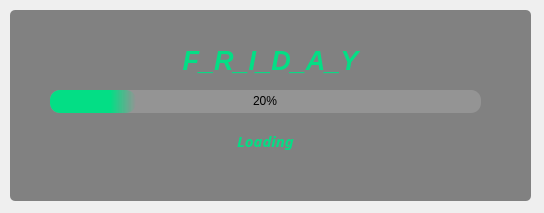
<?xml version="1.0" encoding="UTF-8"?>
<ui version="4.0">
 <class>SplashScreen</class>
 <widget class="QMainWindow" name="SplashScreen">
  <property name="geometry">
   <rect>
    <x>0</x>
    <y>0</y>
    <width>544</width>
    <height>213</height>
   </rect>
  </property>
  <property name="windowTitle">
   <string>MainWindow</string>
  </property>
  <widget class="QWidget" name="centralwidget">
   <widget class="QFrame" name="frame">
    <property name="geometry">
     <rect>
      <x>10</x>
      <y>10</y>
      <width>521</width>
      <height>191</height>
     </rect>
    </property>
    <property name="styleSheet">
     <string notr="true">QFrame{
background-color: rgba(91, 91, 91,190);
border-radius: 5px;
}</string>
    </property>
    <property name="frameShape">
     <enum>QFrame::NoFrame</enum>
    </property>
    <property name="frameShadow">
     <enum>QFrame::Raised</enum>
    </property>
    <widget class="QProgressBar" name="progressBar">
     <property name="geometry">
      <rect>
       <x>40</x>
       <y>80</y>
       <width>431</width>
       <height>23</height>
      </rect>
     </property>
     <property name="styleSheet">
      <string notr="true">QProgressBar{
background-color: rgb(148, 148, 148);
colour:rgba(255, 255, 255,100);
border-style: none;
text-allign: center;
border-radius: 10px;
}
QProgressBar::chunk{
background-color:qlineargradient(spread:pad, x1:0, y1:0, x2:1, y2:0, stop:0.703839 rgba(3, 222, 133, 255), stop:1 rgba(255, 255, 255, 0));
border-radius: 10px;
}</string>
     </property>
     <property name="value">
      <number>20</number>
     </property>
     <property name="alignment">
      <set>Qt::AlignCenter</set>
     </property>
    </widget>
    <widget class="QLabel" name="label_2">
     <property name="geometry">
      <rect>
       <x>150</x>
       <y>120</y>
       <width>211</width>
       <height>21</height>
      </rect>
     </property>
     <property name="font">
      <font>
       <family>OCR A Extended</family>
       <pointsize>11</pointsize>
       <weight>75</weight>
       <italic>true</italic>
       <bold>true</bold>
       <underline>false</underline>
      </font>
     </property>
     <property name="styleSheet">
      <string notr="true">QLabel{
background-color: rgba(91, 91, 91,0);
color:rgb(3, 222, 133)
}</string>
     </property>
     <property name="text">
      <string>Loading</string>
     </property>
     <property name="alignment">
      <set>Qt::AlignCenter</set>
     </property>
    </widget>
    <widget class="QLabel" name="label">
     <property name="geometry">
      <rect>
       <x>0</x>
       <y>30</y>
       <width>521</width>
       <height>41</height>
      </rect>
     </property>
     <property name="font">
      <font>
       <pointsize>20</pointsize>
       <weight>75</weight>
       <italic>true</italic>
       <bold>true</bold>
      </font>
     </property>
     <property name="styleSheet">
      <string notr="true">QLabel{
background-color:rgba(148, 148, 148,0);
color:   rgb(3, 222, 133);

}</string>
     </property>
     <property name="text">
      <string>&lt;strong&gt;F_R_I_D_A_Y</string>
     </property>
     <property name="alignment">
      <set>Qt::AlignCenter</set>
     </property>
    </widget>
    <zorder>label</zorder>
    <zorder>progressBar</zorder>
    <zorder>label_2</zorder>
   </widget>
  </widget>
 </widget>
 <resources/>
 <connections/>
</ui>
